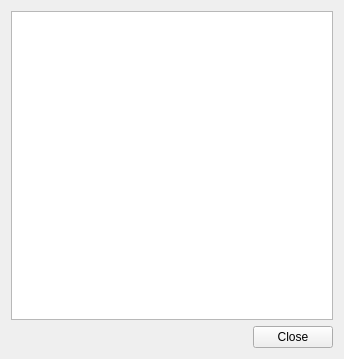
<?xml version="1.0" encoding="UTF-8"?>
<ui version="4.0">
 <class>Manual</class>
 <widget class="QWidget" name="Manual">
  <property name="geometry">
   <rect>
    <x>0</x>
    <y>0</y>
    <width>344</width>
    <height>359</height>
   </rect>
  </property>
  <property name="windowTitle">
   <string>Form</string>
  </property>
  <layout class="QGridLayout" name="gridLayout">
   <item row="0" column="0" colspan="2">
    <widget class="QTextEdit" name="teManual">
     <property name="html">
      <string>&lt;!DOCTYPE HTML PUBLIC &quot;-//W3C//DTD HTML 4.0//EN&quot; &quot;http://www.w3.org/TR/REC-html40/strict.dtd&quot;&gt;
&lt;html&gt;&lt;head&gt;&lt;meta name=&quot;qrichtext&quot; content=&quot;1&quot; /&gt;&lt;style type=&quot;text/css&quot;&gt;
p, li { white-space: pre-wrap; }
&lt;/style&gt;&lt;/head&gt;&lt;body style=&quot; font-family:'MS Shell Dlg 2'; font-size:8.25pt; font-weight:400; font-style:normal;&quot;&gt;
&lt;p style=&quot;-qt-paragraph-type:empty; margin-top:0px; margin-bottom:0px; margin-left:0px; margin-right:0px; -qt-block-indent:0; text-indent:0px;&quot;&gt;&lt;br /&gt;&lt;/p&gt;&lt;/body&gt;&lt;/html&gt;</string>
     </property>
    </widget>
   </item>
   <item row="1" column="0">
    <spacer name="horizontalSpacer">
     <property name="orientation">
      <enum>Qt::Horizontal</enum>
     </property>
     <property name="sizeHint" stdset="0">
      <size>
       <width>242</width>
       <height>20</height>
      </size>
     </property>
    </spacer>
   </item>
   <item row="1" column="1">
    <widget class="QPushButton" name="pbClose">
     <property name="text">
      <string>Close</string>
     </property>
    </widget>
   </item>
  </layout>
 </widget>
 <resources/>
 <connections/>
</ui>
